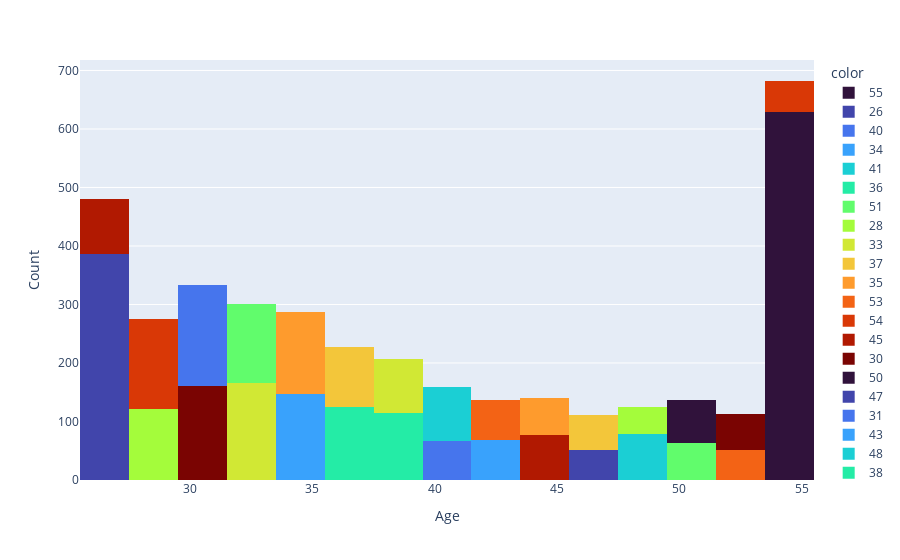

The notebook cell saved with this chart:
### Code cell
fig4 = px.histogram(x = bank['age'],color = bank.age,nbins=15,color_discrete_sequence=px.colors.sequential.Turbo)

fig4.update_layout(
    title_x=0.5,
    title_font_color='rgb(42, 1, 52)',
    xaxis_title="Age",
    yaxis_title="Count",  
    )

### Figure 1 — Plotly figure (JSON) as saved in the notebook; plotly's stock layout.template omitted (floating-point values rounded to 4 significant figures; data arrays with more than 128 entries replaced by an {"elided": "..."} marker saying what was removed)
{"data": [{"alignmentgroup": "True", "bingroup": "x", "hovertemplate": "color=55<br>x=%{x}<br>count=%{y}<extra></extra>", "legendgroup": "55", "marker": {"color": "#30123b", "pattern": {"shape": ""}}, "name": "55", "nbinsx": 15, "offsetgroup": "55", "orientation": "v", "showlegend": true, "type": "histogram", "x": {"elided": "629 int values"}, "xaxis": "x", "yaxis": "y"}, {"alignmentgroup": "True", "bingroup": "x", "hovertemplate": "color=26<br>x=%{x}<br>count=%{y}<extra></extra>", "legendgroup": "26", "marker": {"color": "#4145ab", "pattern": {"shape": ""}}, "name": "26", "nbinsx": 15, "offsetgroup": "26", "orientation": "v", "showlegend": true, "type": "histogram", "x": {"elided": "386 int values"}, "xaxis": "x", "yaxis": "y"}, {"alignmentgroup": "True", "bingroup": "x", "hovertemplate": "color=40<br>x=%{x}<br>count=%{y}<extra></extra>", "legendgroup": "40", "marker": {"color": "#4675ed", "pattern": {"shape": ""}}, "name": "40", "nbinsx": 15, "offsetgroup": "40", "orientation": "v", "showlegend": true, "type": "histogram", "x": [40, 40, 40, 40, 40, 40, 40, 40, 40, 40, 40, 40, 40, 40, 40, 40, 40, 40, 40, 40, 40, 40, 40, 40, 40, 40, 40, 40, 40, 40, 40, 40, 40, 40, 40, 40, 40, 40, 40, 40, 40, 40, 40, 40, 40, 40, 40, 40, 40, 40, 40, 40, 40, 40, 40, 40, 40, 40, 40, 40, 40, 40, 40, 40, 40, 40], "xaxis": "x", "yaxis": "y"}, {"alignmentgroup": "True", "bingroup": "x", "hovertemplate": "color=34<br>x=%{x}<br>count=%{y}<extra></extra>", "legendgroup": "34", "marker": {"color": "#39a2fc", "pattern": {"shape": ""}}, "name": "34", "nbinsx": 15, "offsetgroup": "34", "orientation": "v", "showlegend": true, "type": "histogram", "x": {"elided": "147 int values"}, "xaxis": "x", "yaxis": "y"}, {"alignmentgroup": "True", "bingroup": "x", "hovertemplate": "color=41<br>x=%{x}<br>count=%{y}<extra></extra>", "legendgroup": "41", "marker": {"color": "#1bcfd4", "pattern": {"shape": ""}}, "name": "41", "nbinsx": 15, "offsetgroup": "41", "orientation": "v", "showlegend": true, "type": "histogram", "x": [41, 41, 41, 41, 41, 41, 41, 41, 41, 41, 41, 41, 41, 41, 41, 41, 41, 41, 41, 41, 41, 41, 41, 41, 41, 41, 41, 41, 41, 41, 41, 41, 41, 41, 41, 41, 41, 41, 41, 41, 41, 41, 41, 41, 41, 41, 41, 41, 41, 41, 41, 41, 41, 41, 41, 41, 41, 41, 41, 41, 41, 41, 41, 41, 41, 41, 41, 41, 41, 41, 41, 41, 41, 41, 41, 41, 41, 41, 41, 41, 41, 41, 41, 41, 41, 41, 41, 41, 41, 41, 41, 41, 41], "xaxis": "x", "yaxis": "y"}, {"alignmentgroup": "True", "bingroup": "x", "hovertemplate": "color=36<br>x=%{x}<br>count=%{y}<extra></extra>", "legendgroup": "36", "marker": {"color": "#24eca6", "pattern": {"shape": ""}}, "name": "36", "nbinsx": 15, "offsetgroup": "36", "orientation": "v", "showlegend": true, "type": "histogram", "x": [36, 36, 36, 36, 36, 36, 36, 36, 36, 36, 36, 36, 36, 36, 36, 36, 36, 36, 36, 36, 36, 36, 36, 36, 36, 36, 36, 36, 36, 36, 36, 36, 36, 36, 36, 36, 36, 36, 36, 36, 36, 36, 36, 36, 36, 36, 36, 36, 36, 36, 36, 36, 36, 36, 36, 36, 36, 36, 36, 36, 36, 36, 36, 36, 36, 36, 36, 36, 36, 36, 36, 36, 36, 36, 36, 36, 36, 36, 36, 36, 36, 36, 36, 36, 36, 36, 36, 36, 36, 36, 36, 36, 36, 36, 36, 36, 36, 36, 36, 36, 36, 36, 36, 36, 36, 36, 36, 36, 36, 36, 36, 36, 36, 36, 36, 36, 36, 36, 36, 36, 36, 36, 36, 36, 36], "xaxis": "x", "yaxis": "y"}, {"alignmentgroup": "True", "bingroup": "x", "hovertemplate": "color=51<br>x=%{x}<br>count=%{y}<extra></extra>", "legendgroup": "51", "marker": {"color": "#61fc6c", "pattern": {"shape": ""}}, "name": "51", "nbinsx": 15, "offsetgroup": "51", "orientation": "v", "showlegend": true, "type": "histogram", "x": [51, 51, 51, 51, 51, 51, 51, 51, 51, 51, 51, 51, 51, 51, 51, 51, 51, 51, 51, 51, 51, 51, 51, 51, 51, 51, 51, 51, 51, 51, 51, 51, 51, 51, 51, 51, 51, 51, 51, 51, 51, 51, 51, 51, 51, 51, 51, 51, 51, 51, 51, 51, 51, 51, 51, 51, 51, 51, 51, 51, 51, 51, 51, 51], "xaxis": "x", "yaxis": "y"}, {"alignmentgroup": "True", "bingroup": "x", "hovertemplate": "color=28<br>x=%{x}<br>count=%{y}<extra></extra>", "legendgroup": "28", "marker": {"color": "#a4fc3b", "pattern": {"shape": ""}}, "name": "28", "nbinsx": 15, "offsetgroup": "28", "orientation": "v", "showlegend": true, "type": "histogram", "x": [28, 28, 28, 28, 28, 28, 28, 28, 28, 28, 28, 28, 28, 28, 28, 28, 28, 28, 28, 28, 28, 28, 28, 28, 28, 28, 28, 28, 28, 28, 28, 28, 28, 28, 28, 28, 28, 28, 28, 28, 28, 28, 28, 28, 28, 28, 28, 28, 28, 28, 28, 28, 28, 28, 28, 28, 28, 28, 28, 28, 28, 28, 28, 28, 28, 28, 28, 28, 28, 28, 28, 28, 28, 28, 28, 28, 28, 28, 28, 28, 28, 28, 28, 28, 28, 28, 28, 28, 28, 28, 28, 28, 28, 28, 28, 28, 28, 28, 28, 28, 28, 28, 28, 28, 28, 28, 28, 28, 28, 28, 28, 28, 28, 28, 28, 28, 28, 28, 28, 28, 28], "xaxis": "x", "yaxis": "y"}, {"alignmentgroup": "True", "bingroup": "x", "hovertemplate": "color=33<br>x=%{x}<br>count=%{y}<extra></extra>", "legendgroup": "33", "marker": {"color": "#d1e834", "pattern": {"shape": ""}}, "name": "33", "nbinsx": 15, "offsetgroup": "33", "orientation": "v", "showlegend": true, "type": "histogram", "x": {"elided": "165 int values"}, "xaxis": "x", "yaxis": "y"}, {"alignmentgroup": "True", "bingroup": "x", "hovertemplate": "color=37<br>x=%{x}<br>count=%{y}<extra></extra>", "legendgroup": "37", "marker": {"color": "#f3c63a", "pattern": {"shape": ""}}, "name": "37", "nbinsx": 15, "offsetgroup": "37", "orientation": "v", "showlegend": true, "type": "histogram", "x": [37, 37, 37, 37, 37, 37, 37, 37, 37, 37, 37, 37, 37, 37, 37, 37, 37, 37, 37, 37, 37, 37, 37, 37, 37, 37, 37, 37, 37, 37, 37, 37, 37, 37, 37, 37, 37, 37, 37, 37, 37, 37, 37, 37, 37, 37, 37, 37, 37, 37, 37, 37, 37, 37, 37, 37, 37, 37, 37, 37, 37, 37, 37, 37, 37, 37, 37, 37, 37, 37, 37, 37, 37, 37, 37, 37, 37, 37, 37, 37, 37, 37, 37, 37, 37, 37, 37, 37, 37, 37, 37, 37, 37, 37, 37, 37, 37, 37, 37, 37, 37, 37], "xaxis": "x", "yaxis": "y"}, {"alignmentgroup": "True", "bingroup": "x", "hovertemplate": "color=35<br>x=%{x}<br>count=%{y}<extra></extra>", "legendgroup": "35", "marker": {"color": "#fe9b2d", "pattern": {"shape": ""}}, "name": "35", "nbinsx": 15, "offsetgroup": "35", "orientation": "v", "showlegend": true, "type": "histogram", "x": {"elided": "140 int values"}, "xaxis": "x", "yaxis": "y"}, {"alignmentgroup": "True", "bingroup": "x", "hovertemplate": "color=53<br>x=%{x}<br>count=%{y}<extra></extra>", "legendgroup": "53", "marker": {"color": "#f36315", "pattern": {"shape": ""}}, "name": "53", "nbinsx": 15, "offsetgroup": "53", "orientation": "v", "showlegend": true, "type": "histogram", "x": [53, 53, 53, 53, 53, 53, 53, 53, 53, 53, 53, 53, 53, 53, 53, 53, 53, 53, 53, 53, 53, 53, 53, 53, 53, 53, 53, 53, 53, 53, 53, 53, 53, 53, 53, 53, 53, 53, 53, 53, 53, 53, 53, 53, 53, 53, 53, 53, 53, 53, 53, 53], "xaxis": "x", "yaxis": "y"}, {"alignmentgroup": "True", "bingroup": "x", "hovertemplate": "color=54<br>x=%{x}<br>count=%{y}<extra></extra>", "legendgroup": "54", "marker": {"color": "#d93806", "pattern": {"shape": ""}}, "name": "54", "nbinsx": 15, "offsetgroup": "54", "orientation": "v", "showlegend": true, "type": "histogram", "x": [54, 54, 54, 54, 54, 54, 54, 54, 54, 54, 54, 54, 54, 54, 54, 54, 54, 54, 54, 54, 54, 54, 54, 54, 54, 54, 54, 54, 54, 54, 54, 54, 54, 54, 54, 54, 54, 54, 54, 54, 54, 54, 54, 54, 54, 54, 54, 54, 54, 54, 54, 54, 54], "xaxis": "x", "yaxis": "y"}, {"alignmentgroup": "True", "bingroup": "x", "hovertemplate": "color=45<br>x=%{x}<br>count=%{y}<extra></extra>", "legendgroup": "45", "marker": {"color": "#b11901", "pattern": {"shape": ""}}, "name": "45", "nbinsx": 15, "offsetgroup": "45", "orientation": "v", "showlegend": true, "type": "histogram", "x": [45, 45, 45, 45, 45, 45, 45, 45, 45, 45, 45, 45, 45, 45, 45, 45, 45, 45, 45, 45, 45, 45, 45, 45, 45, 45, 45, 45, 45, 45, 45, 45, 45, 45, 45, 45, 45, 45, 45, 45, 45, 45, 45, 45, 45, 45, 45, 45, 45, 45, 45, 45, 45, 45, 45, 45, 45, 45, 45, 45, 45, 45, 45, 45, 45, 45, 45, 45, 45, 45, 45, 45, 45, 45, 45, 45, 45], "xaxis": "x", "yaxis": "y"}, {"alignmentgroup": "True", "bingroup": "x", "hovertemplate": "color=30<br>x=%{x}<br>count=%{y}<extra></extra>", "legendgroup": "30", "marker": {"color": "#7a0402", "pattern": {"shape": ""}}, "name": "30", "nbinsx": 15, "offsetgroup": "30", "orientation": "v", "showlegend": true, "type": "histogram", "x": {"elided": "160 int values"}, "xaxis": "x", "yaxis": "y"}, {"alignmentgroup": "True", "bingroup": "x", "hovertemplate": "color=50<br>x=%{x}<br>count=%{y}<extra></extra>", "legendgroup": "50", "marker": {"color": "#30123b", "pattern": {"shape": ""}}, "name": "50", "nbinsx": 15, "offsetgroup": "50", "orientation": "v", "showlegend": true, "type": "histogram", "x": [50, 50, 50, 50, 50, 50, 50, 50, 50, 50, 50, 50, 50, 50, 50, 50, 50, 50, 50, 50, 50, 50, 50, 50, 50, 50, 50, 50, 50, 50, 50, 50, 50, 50, 50, 50, 50, 50, 50, 50, 50, 50, 50, 50, 50, 50, 50, 50, 50, 50, 50, 50, 50, 50, 50, 50, 50, 50, 50, 50, 50, 50, 50, 50, 50, 50, 50, 50, 50, 50, 50, 50], "xaxis": "x", "yaxis": "y"}, {"alignmentgroup": "True", "bingroup": "x", "hovertemplate": "color=47<br>x=%{x}<br>count=%{y}<extra></extra>", "legendgroup": "47", "marker": {"color": "#4145ab", "pattern": {"shape": ""}}, "name": "47", "nbinsx": 15, "offsetgroup": "47", "orientation": "v", "showlegend": true, "type": "histogram", "x": [47, 47, 47, 47, 47, 47, 47, 47, 47, 47, 47, 47, 47, 47, 47, 47, 47, 47, 47, 47, 47, 47, 47, 47, 47, 47, 47, 47, 47, 47, 47, 47, 47, 47, 47, 47, 47, 47, 47, 47, 47, 47, 47, 47, 47, 47, 47, 47, 47, 47, 47], "xaxis": "x", "yaxis": "y"}, {"alignmentgroup": "True", "bingroup": "x", "hovertemplate": "color=31<br>x=%{x}<br>count=%{y}<extra></extra>", "legendgroup": "31", "marker": {"color": "#4675ed", "pattern": {"shape": ""}}, "name": "31", "nbinsx": 15, "offsetgroup": "31", "orientation": "v", "showlegend": true, "type": "histogram", "x": {"elided": "173 int values"}, "xaxis": "x", "yaxis": "y"}, {"alignmentgroup": "True", "bingroup": "x", "hovertemplate": "color=43<br>x=%{x}<br>count=%{y}<extra></extra>", "legendgroup": "43", "marker": {"color": "#39a2fc", "pattern": {"shape": ""}}, "name": "43", "nbinsx": 15, "offsetgroup": "43", "orientation": "v", "showlegend": true, "type": "histogram", "x": [43, 43, 43, 43, 43, 43, 43, 43, 43, 43, 43, 43, 43, 43, 43, 43, 43, 43, 43, 43, 43, 43, 43, 43, 43, 43, 43, 43, 43, 43, 43, 43, 43, 43, 43, 43, 43, 43, 43, 43, 43, 43, 43, 43, 43, 43, 43, 43, 43, 43, 43, 43, 43, 43, 43, 43, 43, 43, 43, 43, 43, 43, 43, 43, 43, 43, 43, 43], "xaxis": "x", "yaxis": "y"}, {"alignmentgroup": "True", "bingroup": "x", "hovertemplate": "color=48<br>x=%{x}<br>count=%{y}<extra></extra>", "legendgroup": "48", "marker": {"color": "#1bcfd4", "pattern": {"shape": ""}}, "name": "48", "nbinsx": 15, "offsetgroup": "48", "orientation": "v", "showlegend": true, "type": "histogram", "x": [48, 48, 48, 48, 48, 48, 48, 48, 48, 48, 48, 48, 48, 48, 48, 48, 48, 48, 48, 48, 48, 48, 48, 48, 48, 48, 48, 48, 48, 48, 48, 48, 48, 48, 48, 48, 48, 48, 48, 48, 48, 48, 48, 48, 48, 48, 48, 48, 48, 48, 48, 48, 48, 48, 48, 48, 48, 48, 48, 48, 48, 48, 48, 48, 48, 48, 48, 48, 48, 48, 48, 48, 48, 48, 48, 48, 48, 48, 48], "xaxis": "x", "yaxis": "y"}, {"alignmentgroup": "True", "bingroup": "x", "hovertemplate": "color=38<br>x=%{x}<br>count=%{y}<extra></extra>", "legendgroup": "38", "marker": {"color": "#24eca6", "pattern": {"shape": ""}}, "name": "38", "nbinsx": 15, "offsetgroup": "38", "orientation": "v", "showlegend": true, "type": "histogram", "x": [38, 38, 38, 38, 38, 38, 38, 38, 38, 38, 38, 38, 38, 38, 38, 38, 38, 38, 38, 38, 38, 38, 38, 38, 38, 38, 38, 38, 38, 38, 38, 38, 38, 38, 38, 38, 38, 38, 38, 38, 38, 38, 38, 38, 38, 38, 38, 38, 38, 38, 38, 38, 38, 38, 38, 38, 38, 38, 38, 38, 38, 38, 38, 38, 38, 38, 38, 38, 38, 38, 38, 38, 38, 38, 38, 38, 38, 38, 38, 38, 38, 38, 38, 38, 38, 38, 38, 38, 38, 38, 38, 38, 38, 38, 38, 38, 38, 38, 38, 38, 38, 38, 38, 38, 38, 38, 38, 38, 38, 38, 38, 38, 38, 38], "xaxis": "x", "yaxis": "y"}, {"alignmentgroup": "True", "bingroup": "x", "hovertemplate": "color=32<br>x=%{x}<br>count=%{y}<extra></extra>", "legendgroup": "32", "marker": {"color": "#61fc6c", "pattern": {"shape": ""}}, "name": "32", "nbinsx": 15, "offsetgroup": "32", "orientation": "v", "showlegend": true, "type": "histogram", "x": {"elided": "136 int values"}, "xaxis": "x", "yaxis": "y"}, {"alignmentgroup": "True", "bingroup": "x", "hovertemplate": "color=49<br>x=%{x}<br>count=%{y}<extra></extra>", "legendgroup": "49", "marker": {"color": "#a4fc3b", "pattern": {"shape": ""}}, "name": "49", "nbinsx": 15, "offsetgroup": "49", "orientation": "v", "showlegend": true, "type": "histogram", "x": [49, 49, 49, 49, 49, 49, 49, 49, 49, 49, 49, 49, 49, 49, 49, 49, 49, 49, 49, 49, 49, 49, 49, 49, 49, 49, 49, 49, 49, 49, 49, 49, 49, 49, 49, 49, 49, 49, 49, 49, 49, 49, 49, 49, 49, 49], "xaxis": "x", "yaxis": "y"}, {"alignmentgroup": "True", "bingroup": "x", "hovertemplate": "color=39<br>x=%{x}<br>count=%{y}<extra></extra>", "legendgroup": "39", "marker": {"color": "#d1e834", "pattern": {"shape": ""}}, "name": "39", "nbinsx": 15, "offsetgroup": "39", "orientation": "v", "showlegend": true, "type": "histogram", "x": [39, 39, 39, 39, 39, 39, 39, 39, 39, 39, 39, 39, 39, 39, 39, 39, 39, 39, 39, 39, 39, 39, 39, 39, 39, 39, 39, 39, 39, 39, 39, 39, 39, 39, 39, 39, 39, 39, 39, 39, 39, 39, 39, 39, 39, 39, 39, 39, 39, 39, 39, 39, 39, 39, 39, 39, 39, 39, 39, 39, 39, 39, 39, 39, 39, 39, 39, 39, 39, 39, 39, 39, 39, 39, 39, 39, 39, 39, 39, 39, 39, 39, 39, 39, 39, 39, 39, 39, 39, 39, 39, 39, 39], "xaxis": "x", "yaxis": "y"}, {"alignmentgroup": "True", "bingroup": "x", "hovertemplate": "color=46<br>x=%{x}<br>count=%{y}<extra></extra>", "legendgroup": "46", "marker": {"color": "#f3c63a", "pattern": {"shape": ""}}, "name": "46", "nbinsx": 15, "offsetgroup": "46", "orientation": "v", "showlegend": true, "type": "histogram", "x": [46, 46, 46, 46, 46, 46, 46, 46, 46, 46, 46, 46, 46, 46, 46, 46, 46, 46, 46, 46, 46, 46, 46, 46, 46, 46, 46, 46, 46, 46, 46, 46, 46, 46, 46, 46, 46, 46, 46, 46, 46, 46, 46, 46, 46, 46, 46, 46, 46, 46, 46, 46, 46, 46, 46, 46, 46, 46, 46, 46], "xaxis": "x", "yaxis": "y"}, {"alignmentgroup": "True", "bingroup": "x", "hovertemplate": "color=44<br>x=%{x}<br>count=%{y}<extra></extra>", "legendgroup": "44", "marker": {"color": "#fe9b2d", "pattern": {"shape": ""}}, "name": "44", "nbinsx": 15, "offsetgroup": "44", "orientation": "v", "showlegend": true, "type": "histogram", "x": [44, 44, 44, 44, 44, 44, 44, 44, 44, 44, 44, 44, 44, 44, 44, 44, 44, 44, 44, 44, 44, 44, 44, 44, 44, 44, 44, 44, 44, 44, 44, 44, 44, 44, 44, 44, 44, 44, 44, 44, 44, 44, 44, 44, 44, 44, 44, 44, 44, 44, 44, 44, 44, 44, 44, 44, 44, 44, 44, 44, 44, 44, 44, 44], "xaxis": "x", "yaxis": "y"}, {"alignmentgroup": "True", "bingroup": "x", "hovertemplate": "color=42<br>x=%{x}<br>count=%{y}<extra></extra>", "legendgroup": "42", "marker": {"color": "#f36315", "pattern": {"shape": ""}}, "name": "42", "nbinsx": 15, "offsetgroup": "42", "orientation": "v", "showlegend": true, "type": "histogram", "x": [42, 42, 42, 42, 42, 42, 42, 42, 42, 42, 42, 42, 42, 42, 42, 42, 42, 42, 42, 42, 42, 42, 42, 42, 42, 42, 42, 42, 42, 42, 42, 42, 42, 42, 42, 42, 42, 42, 42, 42, 42, 42, 42, 42, 42, 42, 42, 42, 42, 42, 42, 42, 42, 42, 42, 42, 42, 42, 42, 42, 42, 42, 42, 42, 42, 42, 42, 42], "xaxis": "x", "yaxis": "y"}, {"alignmentgroup": "True", "bingroup": "x", "hovertemplate": "color=29<br>x=%{x}<br>count=%{y}<extra></extra>", "legendgroup": "29", "marker": {"color": "#d93806", "pattern": {"shape": ""}}, "name": "29", "nbinsx": 15, "offsetgroup": "29", "orientation": "v", "showlegend": true, "type": "histogram", "x": {"elided": "154 int values"}, "xaxis": "x", "yaxis": "y"}, {"alignmentgroup": "True", "bingroup": "x", "hovertemplate": "color=27<br>x=%{x}<br>count=%{y}<extra></extra>", "legendgroup": "27", "marker": {"color": "#b11901", "pattern": {"shape": ""}}, "name": "27", "nbinsx": 15, "offsetgroup": "27", "orientation": "v", "showlegend": true, "type": "histogram", "x": [27, 27, 27, 27, 27, 27, 27, 27, 27, 27, 27, 27, 27, 27, 27, 27, 27, 27, 27, 27, 27, 27, 27, 27, 27, 27, 27, 27, 27, 27, 27, 27, 27, 27, 27, 27, 27, 27, 27, 27, 27, 27, 27, 27, 27, 27, 27, 27, 27, 27, 27, 27, 27, 27, 27, 27, 27, 27, 27, 27, 27, 27, 27, 27, 27, 27, 27, 27, 27, 27, 27, 27, 27, 27, 27, 27, 27, 27, 27, 27, 27, 27, 27, 27, 27, 27, 27, 27, 27, 27, 27, 27, 27, 27, 27], "xaxis": "x", "yaxis": "y"}, {"alignmentgroup": "True", "bingroup": "x", "hovertemplate": "color=52<br>x=%{x}<br>count=%{y}<extra></extra>", "legendgroup": "52", "marker": {"color": "#7a0402", "pattern": {"shape": ""}}, "name": "52", "nbinsx": 15, "offsetgroup": "52", "orientation": "v", "showlegend": true, "type": "histogram", "x": [52, 52, 52, 52, 52, 52, 52, 52, 52, 52, 52, 52, 52, 52, 52, 52, 52, 52, 52, 52, 52, 52, 52, 52, 52, 52, 52, 52, 52, 52, 52, 52, 52, 52, 52, 52, 52, 52, 52, 52, 52, 52, 52, 52, 52, 52, 52, 52, 52, 52, 52, 52, 52, 52, 52, 52, 52, 52, 52, 52], "xaxis": "x", "yaxis": "y"}], "layout": {"barmode": "relative", "legend": {"title": {"text": "color"}, "tracegroupgap": 0}, "margin": {"t": 60}, "title": {"font": {"color": "rgb(42, 1, 52)"}, "x": 0.5}, "xaxis": {"anchor": "y", "domain": [0, 1], "title": {"text": "Age"}}, "yaxis": {"anchor": "x", "domain": [0, 1], "title": {"text": "Count"}}}}
